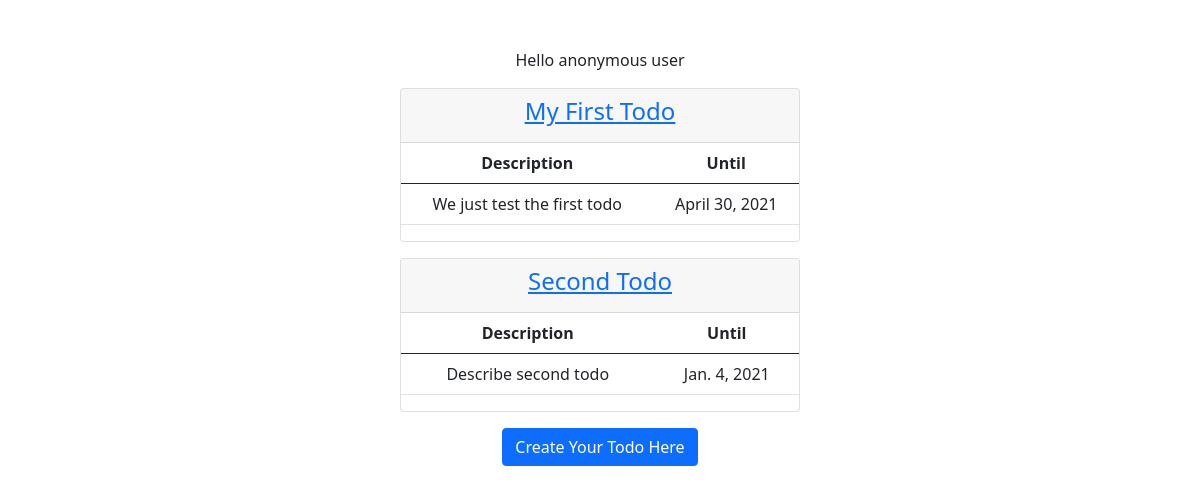
Before: / with the older database file.
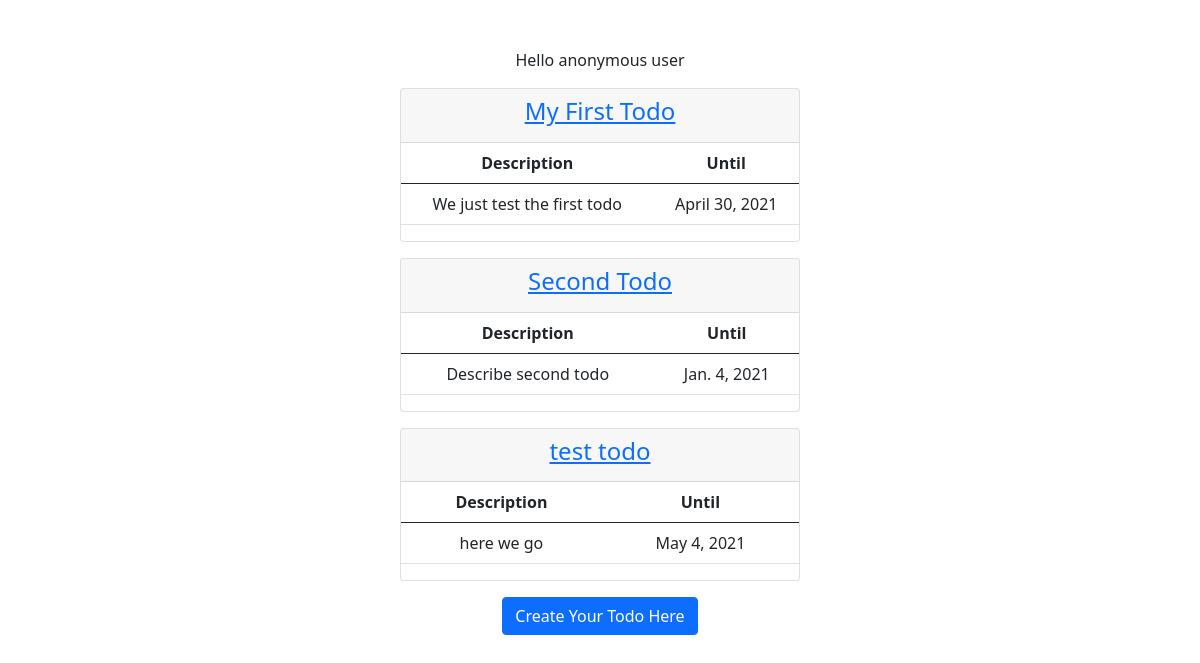
After: the same page with the newer database file.
### todo/models.py (models this page shows)
class Todo(models.Model):
    name = models.CharField(max_length=100)
    description = models.CharField(max_length=300)
    due_date = models.DateField()
    def __str__(self):
        return self.name

### todo/views.py (the view)
# urls.py: path('', todo_list),
def todo_list(request):
    todos = Todo.objects.all()
    print("Test ", todos)
    context = {
        "todo_list": todos
    }
    return render(request, "todo/todo_list.html", context)

### todo/templates/todo/todo_list.html
{% extends 'base.html' %}
{% block content %}
    <div class="text-center mt-5 jumbotron vertical-center">
        <p>
             {% if request.user.is_authenticated %}
                Hello {{ request.user.username }}
            {% else %}
                Hello anonymous user
            {% endif %}
        </p>
    </div>
    <div class="col-4 offset-4 jumbotron vertical-center">
        {% for todo in todo_list %}
        <div class="card text-center mt-3">
            <div class="card-header">
                <a href="/{{ todo.id }}"><h4>{{todo.name}}</h4></a>
            </div>
            <table class="card-table table">
                <thead>
                  <tr>
                    <th scope="col">Description</th>
                    <th scope="col">Until</th>
                  </tr>
                </thead>
                <tbody>
                  <tr>
                    <td>{{todo.description}}</td>
                    <td>{{todo.due_date}}</td>
                  </tr>
                </tbody>
              </table>
        </div>
       {% endfor %}
    </div>
    <div class="text-center mt-3 jumbotron vertical-center">
        <a class="btn btn-primary" href="/create">Create Your Todo Here</a>
    </div>
{% endblock content %}

Changed rows visible on the page:
added Todo: name "test todo", description "here we go", due_date "May 4, 2021"
